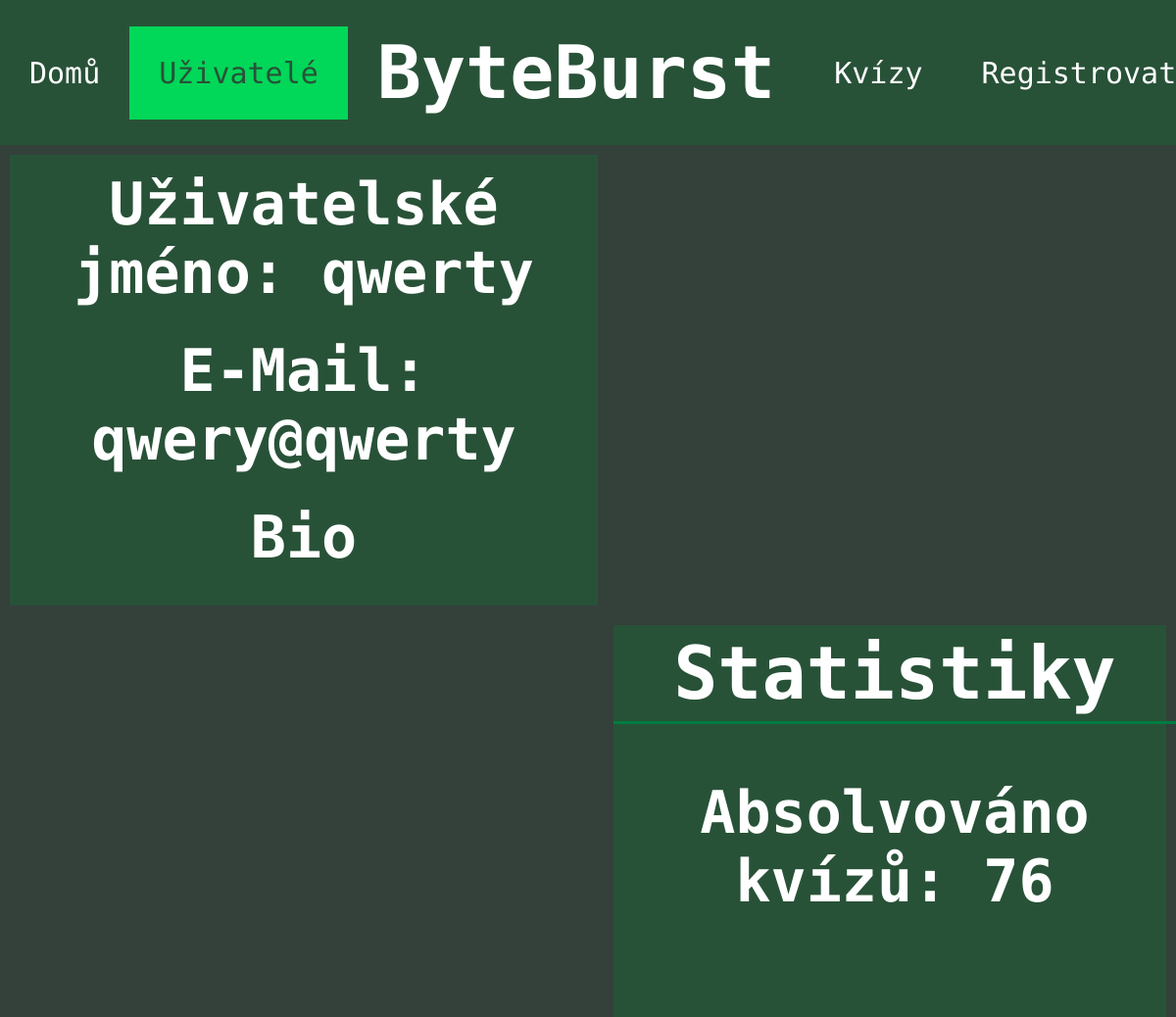
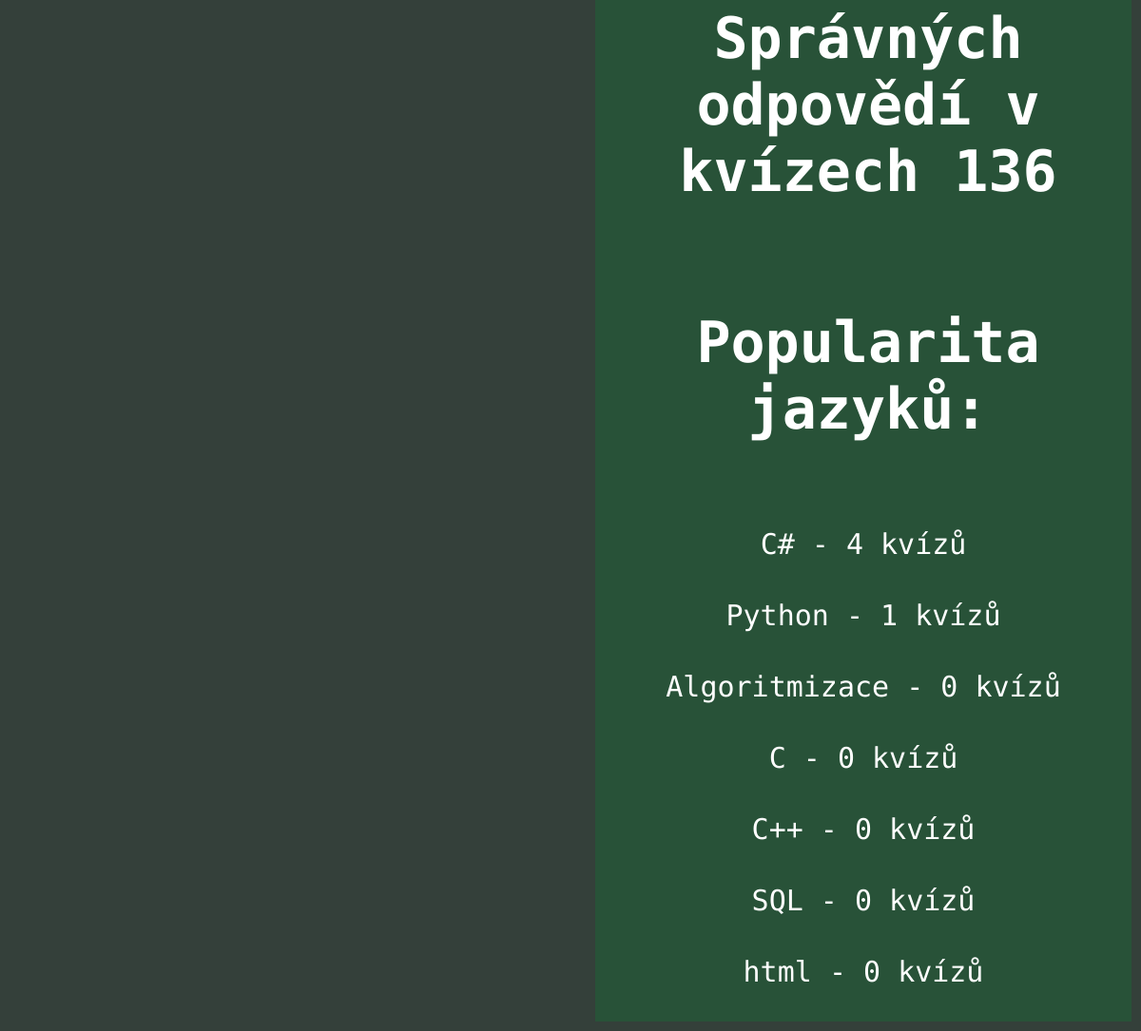
/users/17, run on the app's committed database (2 pictures, top to bottom).
### tables this page shows
CREATE TABLE "user" (
	"id"	INTEGER,
	"username"	TEXT UNIQUE,
	"email"	TEXT UNIQUE,
	"password"	TEXT,
	"bio"	TEXT,
	"quiz_correct"	INTEGER DEFAULT 0,
	"quiz_absolved"	INTEGER DEFAULT 0,
	"is_admin"	INTEGER DEFAULT 0,
	"is_active"	INTEGER NOT NULL DEFAULT 1,
	PRIMARY KEY("id" AUTOINCREMENT)
);

CREATE TABLE "category" (
	"id"	INTEGER,
	"name"	TEXT,
	PRIMARY KEY("id" AUTOINCREMENT)
);

### app.py (the view)
@app.route("/users/<user_id>") # route pro zobrazení konkrétního už. profilu
def user(user_id):
    cur, con=db_connect()
    cur.execute("SELECT username, email, bio, quiz_correct, quiz_absolved FROM user WHERE id=?", (user_id,)) # vybrání už. jména, e-mailu, bia, počtu správných odpovědí a absolvovaných kvízů z tabulky user v záznamech, kde se id rovná předanému parametru
    username, email, bio, quiz_correct, quiz_absolved=cur.fetchone() # spojení výsledku dotazu do stejnojmenných proměnných
    cur.execute("SELECT * FROM language_popularity WHERE user_id=?",(user_id,)) # vybrání všech atributů z tabulky language_popularity
    language_popularity_temporary=cur.fetchall() # spojení výsledku do dotazu language popularity
    cur.execute("SELECT name FROM category") # výběr jmen kategorií z tabulky category
    categories=cur.fetchall() # spojení výsledku dotazu do tabulky categories
    language_popularity={} # založení dictionary language_popularity
    for i in range (0, len(categories)): # založení for cyklu pro procházení jednotlivých dílčích kategorií
        language_popularity[categories[i]]=language_popularity_temporary[i][3] # nastavení hodnoty v language_popularity s klíčem categories[i], tedy dílčí kategorie, na hodnotu třetí hodnotu v i-tém listu v language_popularity_temporary
    language_popularity=sorted(language_popularity.items(), key=lambda x: x[1], reverse=True) # language_popularity.items přetvoří dictionary na list, ve kterém jsou další listy, které vždy obsahující dvojici klíč a k ní hodnota
    return render_template("pages/profil.html", active=2, username=username, email=email, bio=bio, quiz_correct=quiz_correct, quiz_absolved=quiz_absolved, language_popularity=language_popularity, is_admin=0)

### app.py (called while the page is built)
def db_connect():
    con = sqlite3.connect("database.db") # připojení do databáze uložené v adresáři jako database.db
    cur = con.cursor() # vytvoření cursor pro interakci s databází
    return cur, con

### templates/pages/profil.html (shortened to what this page needs)
{% extends "layout/header.html" %}
{% block content %}
<div class="profile-left-section">
    <h2>Uživatelské jméno: {{ username }}</h2><br>
    <h2>E-Mail: {{ email }}</h2><br>
    <h2>Bio</h2><br>
</div>
<div class="profile-right-section">
    <h1>Statistiky</h1>
    <h2>Absolvováno kvízů: {{ quiz_absolved }}</h2>
    <h2>Správných odpovědí v kvízech {{ quiz_correct }}</h2>
    <h2 style="text-align: center;">Popularita jazyků:</h2>
    {% for element in language_popularity %}
        <p>{{ element[0][0] }} - {{ element[1] }} kvízů</p>
    {% endfor %}
</div>
{% endblock %}

### templates/layout/header.html (shortened to what this page needs)
<!DOCTYPE html>
<html lang="en">
<head>
    <link rel="stylesheet" href="{{ url_for('static', filename='css/style.css') }}">
</head>
<body>
<header>
    <ul>
            {% if active==1 %}
            <li><a class="active" href="{{url_for('index')}}">Domů</a></li>
            {% else %}
            <li><a href="{{url_for('index')}}">Domů</a></li>
            {% endif %}
            {% if active==2 %}
            <li><a class="active" href="{{url_for('users')}}">Uživatelé</a></li>
            {% else %}
            <li><a href="{{url_for('users')}}">Uživatelé</a></li>
            {% endif %}
            <li style="margin: 30px;"><h1>ByteBurst</h1></li>
            {% if active==3 %}
            <li><a class="active" href="{{url_for('kvizy')}}">Kvízy</a></li>
            {% else %}
            <li><a href="{{url_for('kvizy')}}">Kvízy</a></li>
            {% endif %}
            {% if active==4 and not session["username"] %}
            <li><a class="active" href="{{url_for('profile')}}">Registrovat</a></li>
            {% elif not session["username"] %}
            <li><a href="{{url_for('profile')}}">Registrovat</a></li>
            {% elif active!=4 %}
            <li><a href="{{url_for('profile')}}">{{ session["username"] }}</a></li>
            {% else %}
            <li class="active" style="float:right"><a href="{{url_for('profile')}}">{{ session["username"] }}</a></li>
            {% endif %}
      </ul>
</header>
    {% block content %}{% endblock %}
</body>
</html>

### static/css/style.css (style rules this page uses)
* { font-family: "Ubuntu Mono", monospace; color: white; }
:root { --background-green:#285238; --hover-green:#007C41; --active-green:#01D758; --page-background: #34403A; }
body { margin: 0; padding: 0; background-color: #34403A; }
header ul { list-style-type: none; margin: 0; padding: 0; overflow: hidden; background-color: var(--background-green); display: flex; justify-content: space-evenly; align-items: center; }
header li a, button { display: block; text-align: center; padding: 30px; margin: 0; text-decoration: none; font-size:30px; transition: 0.3s; background-color: none; }
header .active { background-color: var(--active-green); color:var(--background-green); }
h1 { font-size: 75px; display: inline-block; text-align: center; margin: auto; position: relative; }
h2 { font-size: 60px; display: inline-block; }
.profile-left-section { width: 50%; float: left; text-align: center; margin: 10px; background-color: var(--background-green); }
.profile-left-section h2 { margin: 10px; max-width: 90%; }
.profile-right-section { width: 47%; float: right; margin: 10px; background-color: var(--background-green); }
.profile-right-section h1,h2 { width: 100%; padding: 5px; text-align: center; }
.profile-right-section h1 { border-bottom: solid var(--hover-green); }
.profile-right-section p { font-size: 30px; padding: 5px; text-align: center; }

### data on the page
user: username "qwerty", email "qwery@qwerty"
category: name "C#", element "4"
category: name "Python", element "1"
category: name "Algoritmizace", element "0"
category: name "C", element "0"
category: name "C++", element "0"
category: name "SQL", element "0"
category: name "html", element "0"

### other printed values
{{ quiz_absolved }} "76"
{{ quiz_correct }} "136"
